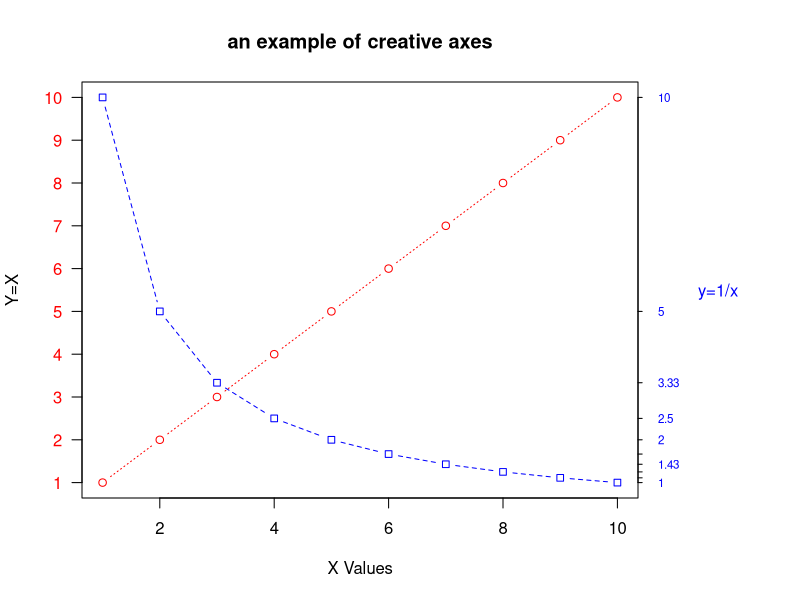

R code for this plot:
x <- c(1:10)
y <- x
z <- 10/x

opar <- par(no.readonly=TRUE)

par(mar=c(5,4,4,8)+ 0.1)

plot(x, 
     y, 
     type="b",
     pch=21, 
     col="red", 
     yaxt="n", 
     lty=3, 
     ann=FALSE)

lines(x, 
      z, 
      type="b", 
      pch=22, 
      col="blue", 
      lty=2)
axis(2, 
     at=x, 
     labels=x, 
     col.axis="red", 
     las=2)
axis(4, 
     at=z, 
     labels=round(z,digits=2),
     col.axis="blue",
     las=2,
     cex.axis=0.7,
     tck=-0.01)
mtext("y=1/x", 
      side=4, 
      line=3,
      cex.lab=1,
      las=2,
      col="blue")
title("an example of creative axes",
      xlab="X Values",
      ylab="Y=X")

par(opar)



      

